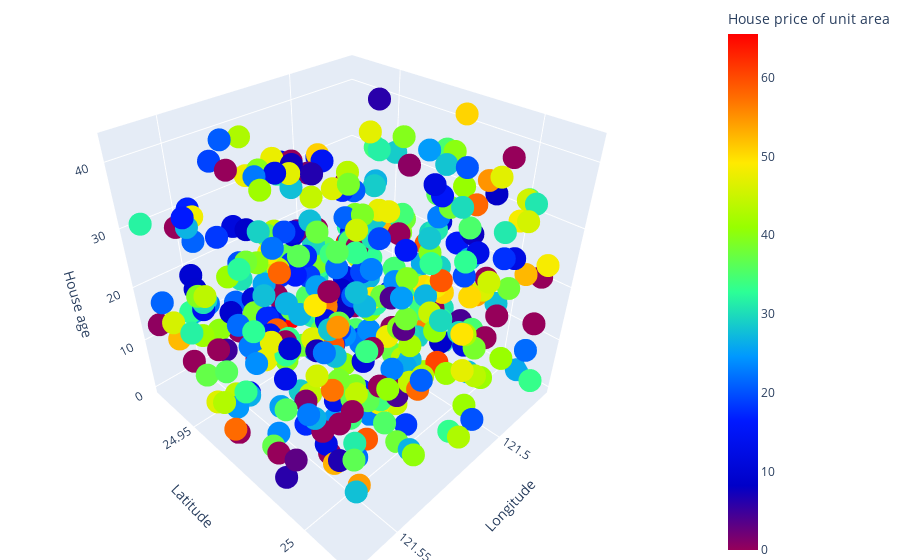

The notebook cell saved with this chart:
### Code cell
fig = px.scatter_3d(real_estate_data,x="Longitude", y="Latitude", z="House age", color="House price of unit area", hover_data = ["House price of unit area"],
                         color_continuous_scale = "rainbow")

fig.update_layout(margin=dict(l=0, r=0, b=0, t=0))

fig.show()

### Figure 1 — Plotly figure (JSON) as saved in the notebook; plotly's stock layout.template omitted (floating-point values rounded to 4 significant figures; data arrays with more than 128 entries replaced by an {"elided": "..."} marker saying what was removed)
{"data": [{"customdata": {"elided": "414x1 float values"}, "hovertemplate": "Longitude=%{x}<br>Latitude=%{y}<br>House age=%{z}<br>House price of unit area=%{marker.color}<extra></extra>", "legendgroup": "", "marker": {"color": {"elided": "414 float values"}, "coloraxis": "coloraxis", "symbol": "circle"}, "mode": "markers", "name": "", "scene": "scene", "showlegend": false, "type": "scatter3d", "x": {"elided": "414 float values"}, "y": {"elided": "414 float values"}, "z": {"elided": "414 float values"}}], "layout": {"coloraxis": {"colorbar": {"title": {"text": "House price of unit area"}}, "colorscale": [[0, "rgb(150,0,90)"], [0.125, "rgb(0,0,200)"], [0.25, "rgb(0,25,255)"], [0.375, "rgb(0,152,255)"], [0.5, "rgb(44,255,150)"], [0.625, "rgb(151,255,0)"], [0.75, "rgb(255,234,0)"], [0.875, "rgb(255,111,0)"], [1, "rgb(255,0,0)"]]}, "legend": {"tracegroupgap": 0}, "margin": {"b": 0, "l": 0, "r": 0, "t": 0}, "scene": {"domain": {"x": [0, 1], "y": [0, 1]}, "xaxis": {"title": {"text": "Longitude"}}, "yaxis": {"title": {"text": "Latitude"}}, "zaxis": {"title": {"text": "House age"}}}}}
